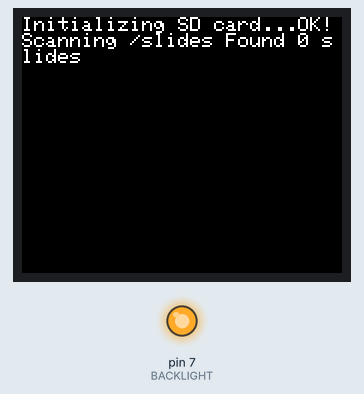
This sketch was run on a simulated Arduino Uno, built with avr-gcc and run on an emulated ATmega328P. On the bench: 160×128 colour display, output pins drawn as LEDs (lit = HIGH). Storage starts empty; random numbers use the default seed unless the sketch sets one.

Above: at 0.3 s.

The sketch:

SlideViewerSlideShow.ino
```cpp
#include <Adafruit_GFX.h>    // Core graphics library
#include <Adafruit_ST7735.h> // Hardware-specific library
#include <SPI.h>
#include <SD.h>

#define BACKLIGHT 7

// TFT display and SD card will share the hardware SPI interface.
// Hardware SPI pins are specific to the Arduino board type and
// cannot be remapped to alternate pins.  For Arduino Uno,
// Duemilanove, etc., pin 11 = MOSI, pin 12 = MISO, pin 13 = SCK.
#define SD_CS    4  // Chip select line for SD card
#define TFT_CS  10  // Chip select line for TFT display
#define TFT_DC   9  // Data/command line for TFT
#define TFT_RST  8  // Reset line for TFT (or connect to +5V)

Adafruit_ST7735 tft = Adafruit_ST7735(TFT_CS, TFT_DC, TFT_RST);

File slidesFolder;
File dataFile;
uint16_t fileCount = 0;

const uint8_t RECORD_LEN = 12;
const uint16_t SLIDE_TIME_MILLIS = 10000;

char* const DATA_FILE_NAME = "/slides/slides.dat";

void setup() {
  tft.initR(INITR_REDTAB);   // initialize a ST7735R chip, red tab

  tft.setRotation(1);
  pinMode(BACKLIGHT, OUTPUT); // backlight
  digitalWrite(BACKLIGHT, HIGH);

  tft.fillScreen(ST7735_BLACK);

  tft.print("Initializing SD card...");
  if (!SD.begin(SD_CS)) {
    tft.println("failed!");
    return;
  }
  tft.println("OK!");

  slidesFolder = SD.open("/slides");

  if (SD.exists(DATA_FILE_NAME)) {
    dataFile = SD.open(DATA_FILE_NAME);
    dataFile.readBytes((char*)&fileCount, 2);
    tft.print(fileCount);
    tft.println(" slides");
  } else {
    tft.print("Scanning /slides ");
    const uint8_t *fileCountBuf = (uint8_t*)&fileCount;
    dataFile = SD.open(DATA_FILE_NAME, FILE_WRITE);
    dataFile.seek(0);
    dataFile.write(fileCountBuf, 2);

    while (File file = slidesFolder.openNextFile()) {
      // make sure it's a .raw file
      if (!strstr(file.name(), ".RAW")) {
        continue;
      }
      ++fileCount;
      // add to data file
      dataFile.write((uint8_t*)file.name(), 12);
      if (fileCount % 32 == 0) {
        tft.print('.');
      }
      file.close();
    }
    dataFile.seek(0);
    dataFile.write(fileCountBuf, 2);
    dataFile.flush();

    tft.print("Found ");
    tft.print(fileCount);
    tft.println(" slides");
    delay(3000);
  }

  randomSeed(analogRead(0));
}

void loop() {
//  tft.fillScreen(ST7735_BLACK);
  tft.setCursor(0, 0);

  long start = millis();
  long end = start + SLIDE_TIME_MILLIS;
  char *filename = "/slides/abcdefgh.raw";
  nextFilename(filename);

//  int fileIndex = nextFileIndex();
//  tft.print("Index: ");
//  tft.println(fileIndex);
//  dataFile.seek(2+fileIndex*RECORD_LEN);
//  dataFile.readBytes(filename+8, 12);
//  tft.println(filename);

//  delay(2000);

  if (SD.exists(filename)) {
    drawRaw(filename, 160, 128);
    while (millis() < end);
  }  else {
    tft.fillScreen(ST7735_BLACK);
    tft.println("File does not exist!");
    delay(2000);
  }
}

void nextFilename(char* filename) {
  int fileIndex = nextFileIndex();
  dataFile.seek(2+fileIndex*RECORD_LEN);
  dataFile.readBytes(filename+8, 12);
}

int nextFileIndex() {
  return random(fileCount);
}

void drawRaw(char *filename, uint8_t w, uint8_t h) {

  File     file;
  uint8_t  row, col;
  uint8_t  buf[30];
  uint8_t  r, g, b;

//  tft.println();
//  tft.print("Loading image '");
//  tft.print(filename);
//  tft.println('\'');

  // Open requested file on SD card
  if ((file = SD.open(filename)) == NULL) {
    tft.println("File not found:");
    tft.println(filename);
    return;
  }

  tft.setAddrWindow(0, 0, w-1, h-1);

  for (uint8_t x = 0; x < w; ++x) {
    for (uint8_t y = 0; y < h; ++y) {
      file.read(buf, 3);
      r = buf[0];
      g = buf[1];
      b = buf[2];
      tft.pushColor(tft.Color565(r,g,b));
    }
  }

  file.close();
}

void printDirectory(File dir, int numTabs) {
   while(true) {

     File entry =  dir.openNextFile();
     if (! entry) {
       // no more files
       tft.println("**nomorefiles**");
       break;
     }
     for (uint8_t i=0; i<numTabs; i++) {
       tft.print('\t');
     }
     tft.print(entry.name());
     if (entry.isDirectory()) {
       tft.println("/");
       printDirectory(entry, numTabs+1);
     } else {
       // files have sizes, directories do not
       tft.print("\t\t");
       tft.println(entry.size(), DEC);
     }
   }
}
```
